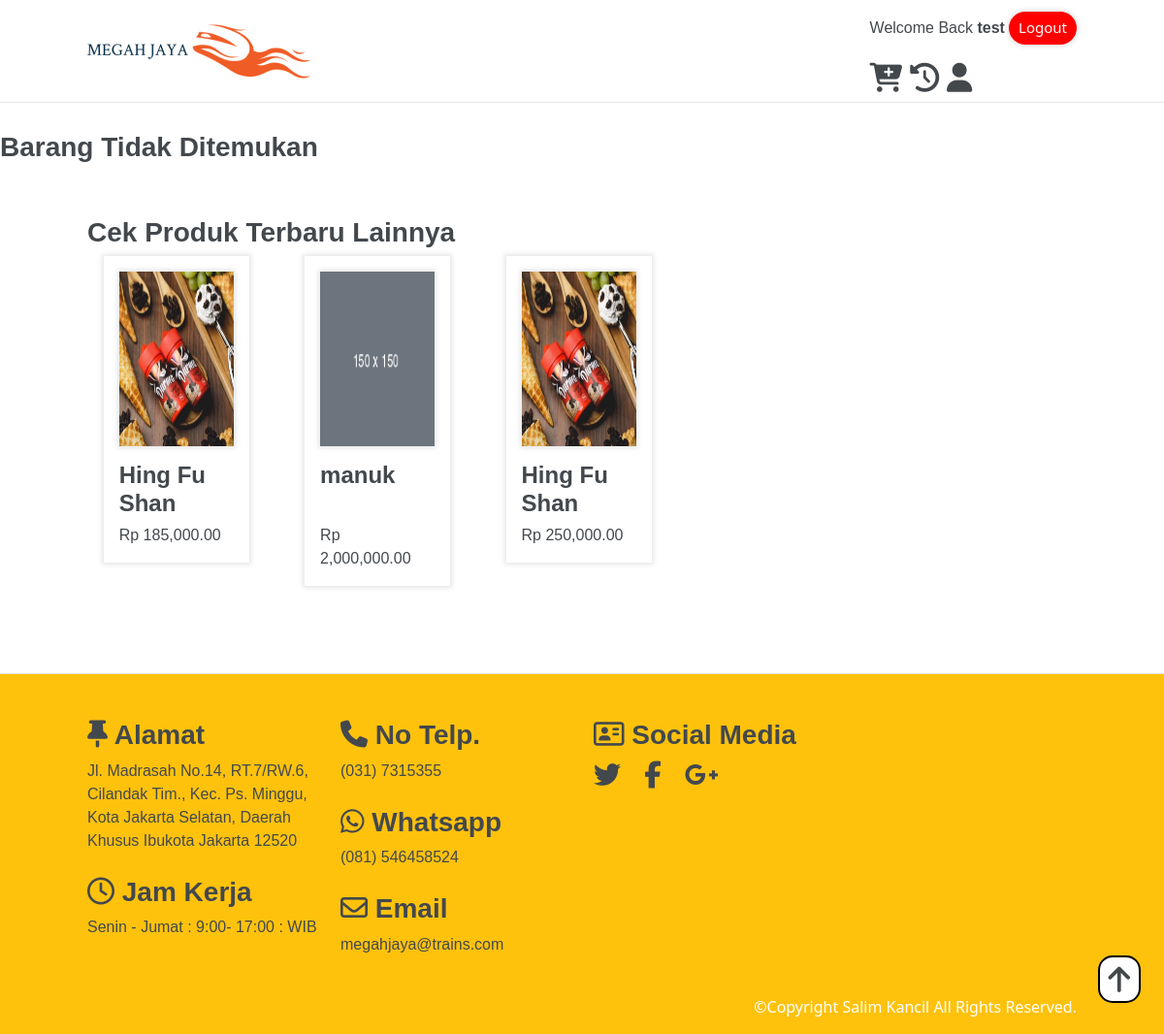
The app's page /product-detail.php (signed in) with its own data.
### tables this page shows
CREATE TABLE `user` (
  `username` varchar(16) DEFAULT NULL,
  `password` varchar(255) NOT NULL,
  `email` varchar(100) NOT NULL,
  `kecamatan` varchar(100) DEFAULT NULL,
  `Kode_Pos` int(11) DEFAULT NULL,
  `alamat` varchar(255) DEFAULT NULL,
  `telepon` int(15) DEFAULT NULL,
  `Status` int(1) NOT NULL DEFAULT '0',
  `ID` int(11) NOT NULL
);

CREATE TABLE `barang` (
  `ID` int(11) NOT NULL,
  `Nama` varchar(100) NOT NULL,
  `Deskripsi` varchar(255) DEFAULT NULL,
  `Kategori` varchar(50) NOT NULL,
  `Harga` int(11) DEFAULT '0',
  `Stok` int(11) DEFAULT '0',
  `thumbnail` varchar(100) DEFAULT NULL,
  `gambar_1` varchar(100) DEFAULT NULL,
  `gambar_2` varchar(100) DEFAULT NULL,
  `gambar_3` varchar(100) DEFAULT NULL
);

### Function.php (called while the page is built, shortened)
<?php
    $conn = mysqli_connect("localhost","root","","projek_fai");
    function querryRead($querry){
        global $conn;
        $result = mysqli_query($conn, $querry);
        $rows = [];
        while ($row = mysqli_fetch_assoc($result)){
            $rows[] = $row;
        }
        return $rows;
    }
?>

### product-detail.php (the view, shortened to what this page needs)
<?php
    $idSession = $_SESSION["ID"];
    $resultUser = querryRead("SELECT * FROM user WHERE ID = $idSession");
    $resultUser = $resultUser[0];
?>
<?php include 'header.php'; ?>
<?php if(!isset($_GET["barang"]) || count($resultBarang) < 1): ?>
<h3 class="product-title">
    Barang Tidak Ditemukan
</h3>
<?php endif; ?>
<section class="section-2 product-detail">
    <div class="prelative pt-4">
        <h3 class="content-title">
            Cek Produk Terbaru Lainnya
        </h3>
        <div class="row">
            <?php
                $resultNewestBarang = array_slice(querryRead("SELECT * FROM barang") ,-5);
                for($i=count($resultNewestBarang)-1;$i >= 0;$i--):
            ?>
            <div class="col-2 ">
                <div class="content-box p-3">
                    <img src="dist/img/img-src-barang/<?= $resultNewestBarang[$i]["thumbnail"]?>" alt=""
                        class="content-image">
                    <h4 class="content-title mb-3 mt-3">
                        <?= $resultNewestBarang[$i]["Nama"] ?>
                    </h4>
                    <p class="content-price mb-0">Rp <?= number_format($resultNewestBarang[$i]["Harga"],2) ?></p>
                </div>
            </div>
            <?php endfor ?>
        </div>
    </div>
</section>
<?php include 'footer.php'; ?>

### header.php (shortened to what this page needs)
<!doctype html>
<html lang="en">
<head>
    <link href="https://cdn.jsdelivr.net/npm/bootstrap@5.0.2/dist/css/bootstrap.min.css" rel="stylesheet"
>
    <link rel="stylesheet" href="dist/css/style.css">
</head>
<body>
    <section class="header">
        <div class="prelative py-3 mt-0">
            <a href="home.php">
                <img src="dist/img/img-src/web-logo.png" alt="" id="kembali-keatas">
            </a>
            <div class="float-right">
                <div class="col-md-12">
                    <p class="username">
                        Welcome Back <b><?= $resultUser["username"] ?></b>
                    </p>
                    <a href="ClearSession.php" class="logout-button">
                        Logout
                    </a>
                </div>
                <div class="col-md-12">
                    <a href="keranjang-belanja.php" class="navigation-button">
                        <i class="fas fa-cart-plus"></i>
                    </a>
                    <a href="#" class="navigation-button">
                        <i class="fas fa-history"></i>
                    </a>
                    <a href="user-profile.php" class="navigation-button">
                        <i class="fas fa-user"></i>
                    </a>
                </div>
            </div>
            <a class="back-to-top" href="#kembali-keatas">
                <i class="fas fa-arrow-up"></i>
            </a>
        </div>
    </section>

### records on screen
user: username "test"
barang: thumbnail (picture), Nama "Hing Fu Shan", Harga "185,000.00"
barang: thumbnail (picture), Nama "manuk", Harga "2,000,000.00"
barang: thumbnail (picture), Nama "Hing Fu Shan", Harga "250,000.00"
